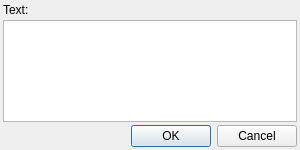
<?xml version="1.0" encoding="UTF-8"?>
<ui version="4.0">
 <class>TextItemEditDialog</class>
 <widget class="QDialog" name="TextItemEditDialog">
  <property name="geometry">
   <rect>
    <x>0</x>
    <y>0</y>
    <width>300</width>
    <height>150</height>
   </rect>
  </property>
  <property name="minimumSize">
   <size>
    <width>300</width>
    <height>150</height>
   </size>
  </property>
  <property name="windowTitle">
   <string>Edit text item</string>
  </property>
  <layout class="QVBoxLayout" name="verticalLayout">
   <property name="spacing">
    <number>3</number>
   </property>
   <property name="leftMargin">
    <number>3</number>
   </property>
   <property name="topMargin">
    <number>3</number>
   </property>
   <property name="rightMargin">
    <number>3</number>
   </property>
   <property name="bottomMargin">
    <number>3</number>
   </property>
   <item>
    <widget class="QLabel" name="label">
     <property name="text">
      <string>Text:</string>
     </property>
    </widget>
   </item>
   <item>
    <widget class="QPlainTextEdit" name="editor">
     <property name="tabChangesFocus">
      <bool>true</bool>
     </property>
    </widget>
   </item>
   <item>
    <widget class="QDialogButtonBox" name="buttons">
     <property name="standardButtons">
      <set>QDialogButtonBox::Cancel|QDialogButtonBox::Ok</set>
     </property>
    </widget>
   </item>
  </layout>
 </widget>
 <resources/>
 <connections>
  <connection>
   <sender>buttons</sender>
   <signal>accepted()</signal>
   <receiver>TextItemEditDialog</receiver>
   <slot>accept()</slot>
   <hints>
    <hint type="sourcelabel">
     <x>166</x>
     <y>131</y>
    </hint>
    <hint type="destinationlabel">
     <x>42</x>
     <y>1</y>
    </hint>
   </hints>
  </connection>
  <connection>
   <sender>buttons</sender>
   <signal>rejected()</signal>
   <receiver>TextItemEditDialog</receiver>
   <slot>reject()</slot>
   <hints>
    <hint type="sourcelabel">
     <x>256</x>
     <y>131</y>
    </hint>
    <hint type="destinationlabel">
     <x>249</x>
     <y>2</y>
    </hint>
   </hints>
  </connection>
 </connections>
</ui>
